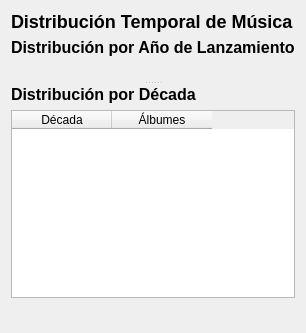
        <widget class="QWidget" name="page_time">
         <layout class="QVBoxLayout" name="verticalLayout_time">
          <item>
           <widget class="QLabel" name="label_time_title">
            <property name="styleSheet">
             <string>font-size: 18px; font-weight: bold;</string>
            </property>
            <property name="text">
             <string>Distribución Temporal de Música</string>
            </property>
           </widget>
          </item>
          <item>
           <widget class="QSplitter" name="splitter_time">
            <property name="orientation">
             <enum>Qt::Orientation::Vertical</enum>
            </property>
            <widget class="QWidget" name="widget_time_top">
             <layout class="QVBoxLayout" name="verticalLayout_time_top">
              <item>
               <widget class="QLabel" name="label_year_title">
                <property name="styleSheet">
                 <string>font-size: 16px; font-weight: bold;</string>
                </property>
                <property name="text">
                 <string>Distribución por Año de Lanzamiento</string>
                </property>
               </widget>
              </item>
              <item>
               <widget class="QWidget" name="chart_container_years" native="true">
                <layout class="QVBoxLayout" name="verticalLayout_13"/>
               </widget>
              </item>
             </layout>
            </widget>
            <widget class="QWidget" name="widget_time_bottom">
             <layout class="QVBoxLayout" name="verticalLayout_time_bottom">
              <item>
               <widget class="QLabel" name="label_decade_dist_title">
                <property name="styleSheet">
                 <string>font-size: 16px; font-weight: bold;</string>
                </property>
                <property name="text">
                 <string>Distribución por Década</string>
                </property>
               </widget>
              </item>
              <item>
               <widget class="QTableWidget" name="table_decades">
                <column>
                 <property name="text">
                  <string>Década</string>
                 </property>
                </column>
                <column>
                 <property name="text">
                  <string>Álbumes</string>
                 </property>
                </column>
               </widget>
              </item>
              <item>
               <widget class="QWidget" name="chart_container_decades" native="true">
                <layout class="QVBoxLayout" name="verticalLayout_12"/>
               </widget>
              </item>
             </layout>
            </widget>
           </widget>
          </item>
         </layout>
        </widget>
